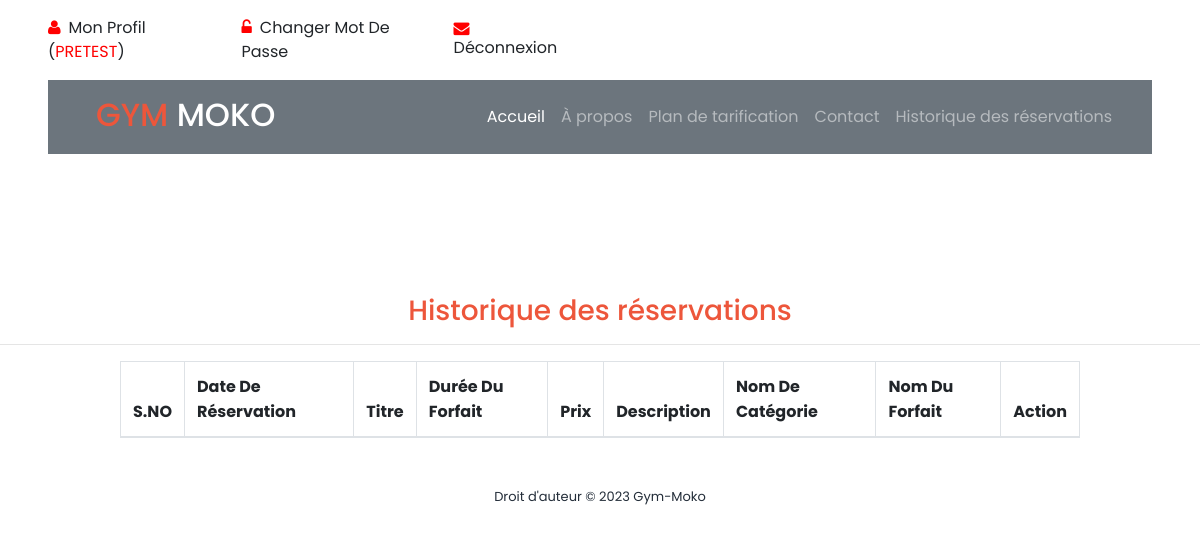
Before: /booking_history/ (signed in) with the older database file.
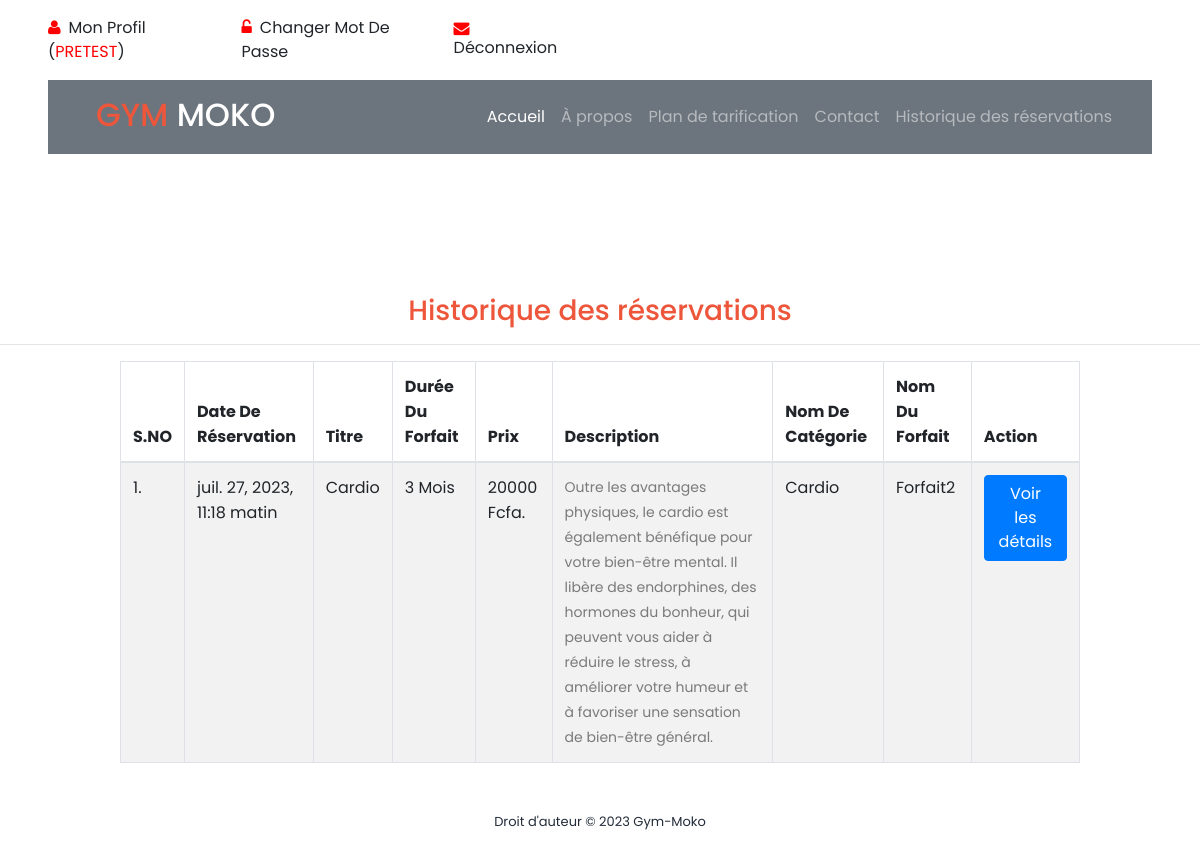
After: the same page with the newer database file.
### gym/models.py (models this page shows, shortened)
class Booking(models.Model):
    package = models.ForeignKey(Package, on_delete=models.CASCADE, null=True, blank=True)
    register = models.ForeignKey(Signup, on_delete=models.CASCADE, null=True, blank=True)
    bookingnumber = models.CharField(max_length=100, null=True, blank=True)
    status = models.IntegerField(choices=STATUS, default=1)
    creationdate = models.DateTimeField(auto_now_add=True)

class Package(models.Model):
    category = models.ForeignKey(Category, on_delete=models.CASCADE, null=True)
    packagename = models.ForeignKey(Packagetype, on_delete=models.CASCADE, null=True)
    titlename = models.CharField(max_length=200, null=True)
    packageduration = models.CharField(max_length=50, null=True)
    price = models.CharField(max_length=200, null=True)
    description = models.CharField(max_length=200, null=True)
    creationdate = models.DateTimeField(auto_now_add=True)

class Category(models.Model):
    categoryname = models.CharField(max_length=200, null=True)
    status = models.CharField(max_length=300, null=True)
    creationdate = models.DateTimeField(auto_now_add=True)

class Packagetype(models.Model):
    category = models.ForeignKey(Category, on_delete=models.CASCADE, null=True)
    packagename = models.CharField(max_length=200, null=True)
    creationdate = models.DateTimeField(auto_now_add=True)
    def __str__(self):
        return self.packagename

### gym/views.py (the view)
# urls.py: path('booking_history/', booking_history, name='booking_history'),
@login_required(login_url='/user_login/')
def booking_history(request):
    data = Signup.objects.get(user=request.user)
    data = Booking.objects.filter(register=data)
    return render(request, "booking_history.html", locals())

### gym/templates/booking_history.html (shortened to what this page needs)
{% extends "./base_user.html" %}
{% load static %}
{% block content %}
    <section class="section" id="admin">
        <h3 class="text-center" style="color: #ed563b;">Historique des réservations</h3>
        <hr/>
        <div class="table-responsive" align="center">
                <table id="example" class="table table-striped table-bordered" style="width:80%">
                    <thead>
                    <tr>
                        <th>S.NO</th>
                        <th>Date De Réservation</th>
                        <th>Titre</th>
                        <th>Durée Du Forfait</th>
                        <th>Prix</th>
                        <th>Description</th>
                        <th>Nom De Catégorie</th>
                        <th>Nom Du Forfait</th>
                        <th>Action</th>
                    </tr>
                    </thead>
                    <tbody>
                    {% for i in data %}
                    <tr>
                        <td>{{forloop.counter}}.</td>
                        <td>{{i.creationdate}}</td>
                        <td>{{i.package.titlename}}</td>
                        <td>{{i.package.packageduration}}</td>
                        <td>{{i.package.price}} Fcfa.</td>
                        <td>{{i.package.description|safe}}</td>
                        <td>{{i.package.category.categoryname}}</td>
                        <td>{{i.package.packagename}}</td>
                        <td>
                            <a href="{% url 'booking_detail' i.id %}">
                                <button type="button" class="btn btn-primary">Voir les détails</button>
                            </a>
                        </td>
                    </tr>
                    {% endfor %}
                </table>
    </div>
    </section>
{% endblock content %}

Changed rows visible on the page:
added Booking: creationdate "juil. 27, 2023, 11:18 matin", package.titlename "Cardio", package.packageduration "3 Mois", package.price "20000", package.description "Outre les avantages physiques, le cardio est également bénéfique pour votre bien-être mental. Il libère des endorphines, des hormones du bonheur, qui peuvent vous aider à réduire le stress, à améliorer votre humeur et à favoriser une sensation de bien-être général.", package.category.categoryname "Cardio", package.packagename "Forfait2"
